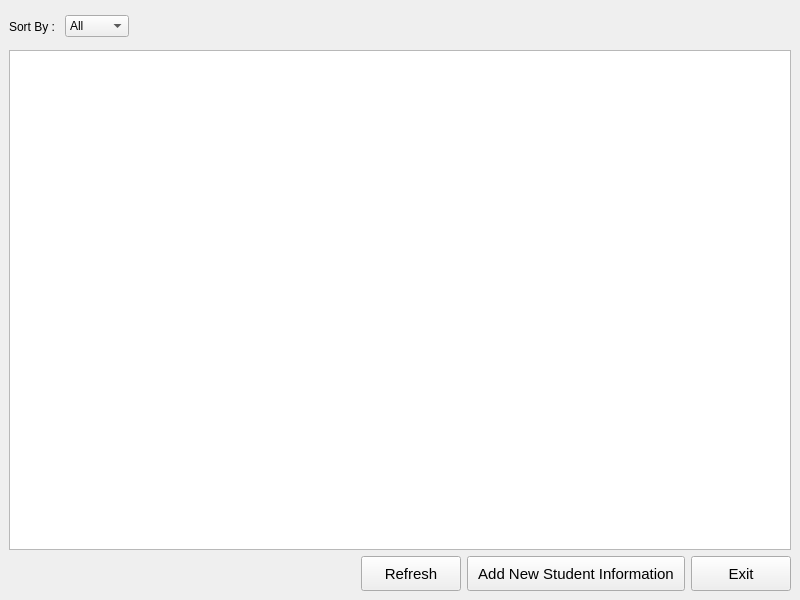
<?xml version="1.0" encoding="UTF-8"?>
<ui version="4.0">
 <class>studentRegistry</class>
 <widget class="QMainWindow" name="studentRegistry">
  <property name="geometry">
   <rect>
    <x>0</x>
    <y>0</y>
    <width>800</width>
    <height>600</height>
   </rect>
  </property>
  <property name="windowTitle">
   <string>Student Informations</string>
  </property>
  <widget class="QWidget" name="centralwidget">
   <layout class="QGridLayout" name="gridLayout">
    <item row="0" column="0">
     <layout class="QVBoxLayout" name="verticalLayout">
      <item>
       <layout class="QHBoxLayout" name="horizontalLayout_2">
        <item>
         <widget class="QLabel" name="label">
          <property name="minimumSize">
           <size>
            <width>0</width>
            <height>35</height>
           </size>
          </property>
          <property name="text">
           <string>Sort By : </string>
          </property>
         </widget>
        </item>
        <item>
         <widget class="QComboBox" name="comboBox">
          <item>
           <property name="text">
            <string>All</string>
           </property>
          </item>
          <item>
           <property name="text">
            <string>BCA</string>
           </property>
          </item>
          <item>
           <property name="text">
            <string>BCom</string>
           </property>
          </item>
         </widget>
        </item>
        <item>
         <spacer name="horizontalSpacer_2">
          <property name="orientation">
           <enum>Qt::Horizontal</enum>
          </property>
          <property name="sizeHint" stdset="0">
           <size>
            <width>40</width>
            <height>20</height>
           </size>
          </property>
         </spacer>
        </item>
       </layout>
      </item>
      <item>
       <widget class="QTableView" name="tableView"/>
      </item>
      <item>
       <layout class="QHBoxLayout" name="horizontalLayout">
        <item>
         <spacer name="horizontalSpacer">
          <property name="orientation">
           <enum>Qt::Horizontal</enum>
          </property>
          <property name="sizeHint" stdset="0">
           <size>
            <width>40</width>
            <height>20</height>
           </size>
          </property>
         </spacer>
        </item>
        <item>
         <widget class="QPushButton" name="refresh">
          <property name="minimumSize">
           <size>
            <width>100</width>
            <height>35</height>
           </size>
          </property>
          <property name="styleSheet">
           <string notr="true">padding:0 10px;
font-size:15px;</string>
          </property>
          <property name="text">
           <string>Refresh</string>
          </property>
         </widget>
        </item>
        <item>
         <widget class="QPushButton" name="addNewStudent">
          <property name="minimumSize">
           <size>
            <width>0</width>
            <height>35</height>
           </size>
          </property>
          <property name="styleSheet">
           <string notr="true">padding:0 10px;
font-size:15px;</string>
          </property>
          <property name="text">
           <string>Add New Student Information</string>
          </property>
         </widget>
        </item>
        <item>
         <widget class="QPushButton" name="exitBtn">
          <property name="minimumSize">
           <size>
            <width>100</width>
            <height>35</height>
           </size>
          </property>
          <property name="styleSheet">
           <string notr="true">padding:0 10px;
font-size:15px;</string>
          </property>
          <property name="text">
           <string>Exit</string>
          </property>
         </widget>
        </item>
       </layout>
      </item>
     </layout>
    </item>
   </layout>
  </widget>
 </widget>
 <resources/>
 <connections/>
</ui>
